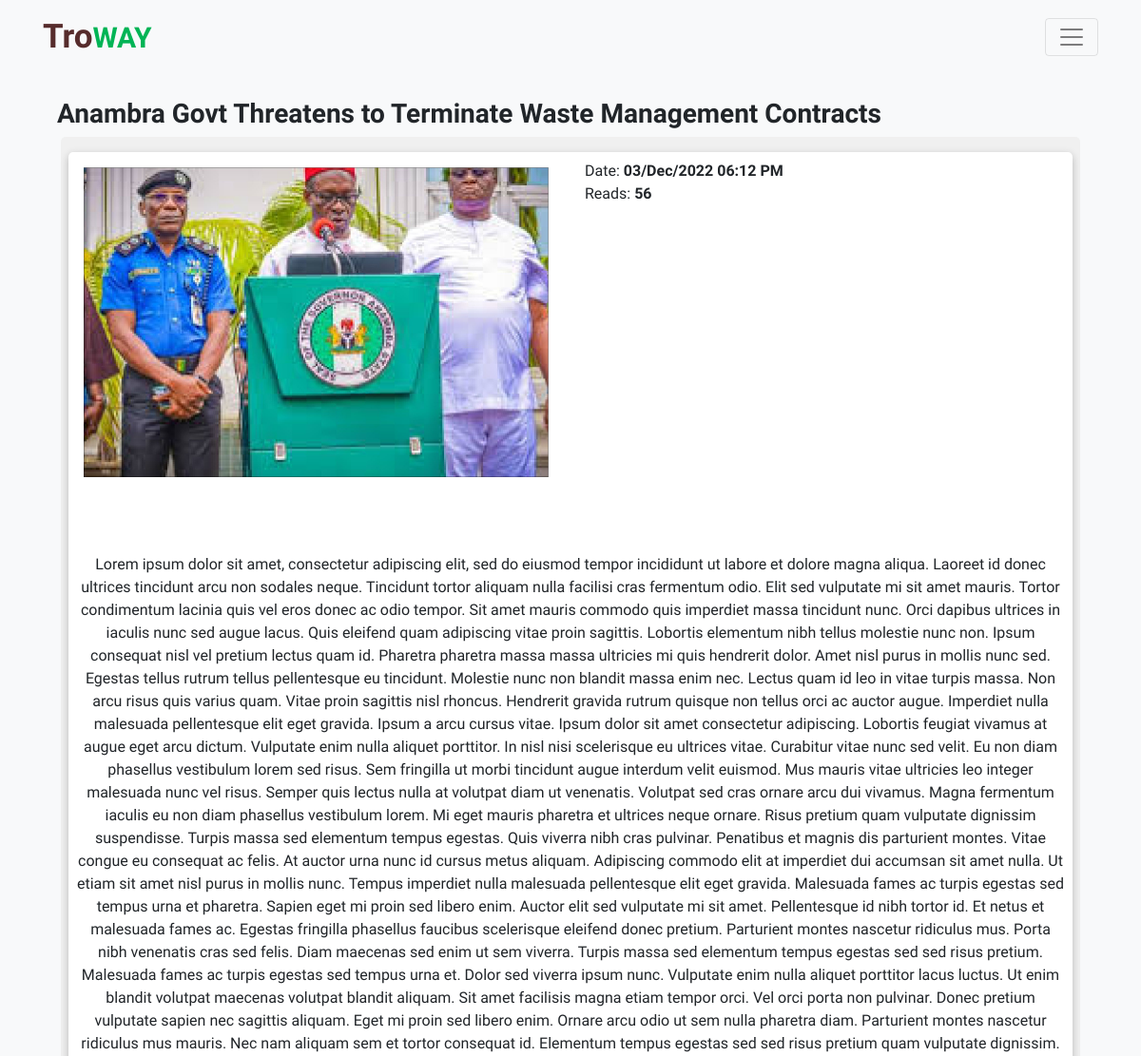
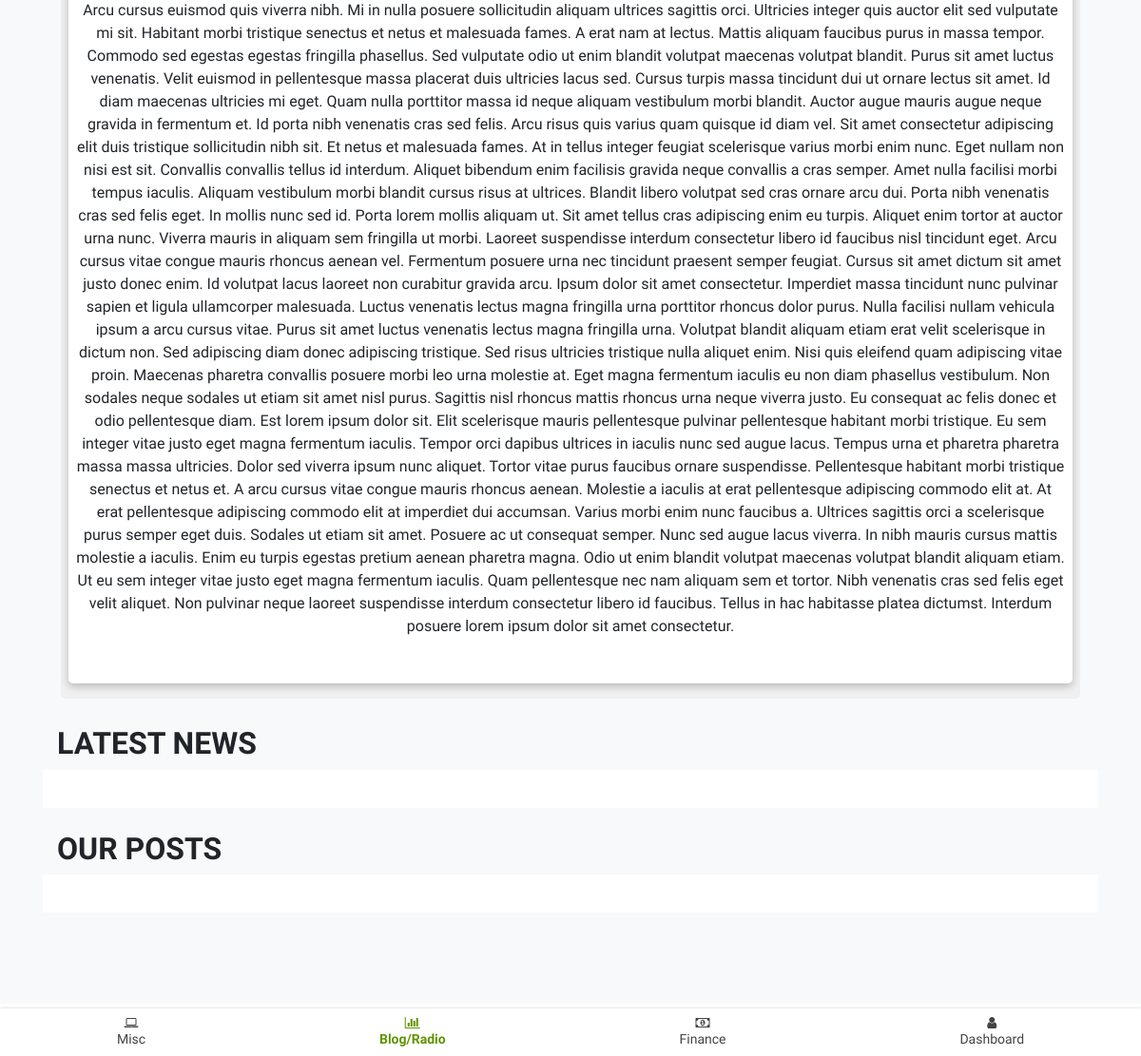
Screenshot of /read?id=27 with the database file from the repository (2 pictures, top to bottom).
### tables this page shows
CREATE TABLE `posts` (
  `id` int(11) NOT NULL,
  `title` varchar(200) NOT NULL,
  `content` longtext NOT NULL,
  `description` varchar(100) NOT NULL,
  `author_id` int(11) NOT NULL,
  `created_at` datetime NOT NULL DEFAULT current_timestamp(),
  `views` int(11) NOT NULL DEFAULT 0,
  `updated_at` datetime NOT NULL DEFAULT current_timestamp(),
  `image` varchar(100) NOT NULL,
  `categories_id_list` varchar(100) DEFAULT NULL,
  `subcategories_id_list` varchar(100) DEFAULT NULL,
  `tags` varchar(250) NOT NULL,
  `isPublished` tinyint(1) NOT NULL
);

### read.php (the view, shortened to what this page needs)
<?php
	include 'includes/session.php';
	if(isset($_GET['id'])) {
		$id = clean($_GET['id']);
			$conn = $pdo->open();
			try{
				$stmt = $conn->prepare("SELECT * from posts WHERE id=:id");
				$stmt->execute(['id'=>$id]);
				  $post = $stmt->fetch();
			  }
			  catch(PDOException $e){
				  echo "There was a problem while trying to load post for reading: ".$e->getMessage();
			  }
	}
	else {
		header('location: /blog');
	}
?>
<!DOCTYPE html>
<html lang="en">
<head>
	<link rel="stylesheet" href="css/main.css">
	<link rel="stylesheet" href="plugins/bootstrap-4.0.0-dist/css/bootstrap.min.css">
	<link rel="stylesheet" href="plugins/font-awesome/css/font-awesome.min.css">
</head>
<body>
	<div class="wrapper bg-light">
		<?php include 'includes/navbar.php'; ?>
		<div class="content-wrapper">
			<div class="container">
				<section id="blog_view-section">
					<div class="container" data-aos="fade-up">
						<h3><strong><?php echo $post['title']; ?></strong></h3>
						<div class="row m-1 d-flex justify-content-center shadowCardBG p-2">
							<div class="col-12  shadowCard p-2 m-2">
								<div class="row">
									<div class="col-sm-12 col-md-6 col-lg-6">
										<img src="images/posts/<?php echo $post['image']; ?>.jpg" class="img-fluid mb-4 p-2">
									</div>
									<div class="col-sm-12 col-md-6 col-lg-6 text-left">
										Date: <strong><?php echo date_format(date_create($post['updated_at']),'d/M/Y h:i A') ?></strong> <br/>
										Reads: <strong><?php echo $post['views']; ?></strong>
									</div>
								</div> <br/> <br/>
								<p> <?php echo $post['content']; ?></p> <br/>
							</div>
						</div>
					</div>
				</section> <br/>
				<section id="news-section">
					<div class="container" data-aos="fade-up">
						<h2><strong>LATEST NEWS</strong></h2>
						<div class="scroll-horizontal row  flex-nowrap ">
						</div>
					</div>
				</section> <br/>
				<section id="blog-section">
					<div class="container" data-aos="fade-up">
						<h2><strong>OUR POSTS</strong></h2>
						<div class="scroll-horizontal row  flex-nowrap ">
						</div>
					</div>
				</section> <br/> <br/> <br/> <br/>
			</div>
		</div>
	</div>
	<?php include 'bottom_nav/bottom_nav-blog.php'; ?>
</body>
</html>

### css/main.css (style rules this page uses)
body { font-family: 'Titillium Web', sans-serif !important; }
.shadowCard { box-shadow: rgba(0, 0, 0, 0.24) 0px 3px 8px; text-align: center; border-radius: 5px; background-color: white; }
.shadowCardBG { text-align: center; border-radius: 5px; background-color: rgb(240, 240, 240); }

### css/bottom_nav.css (style rules this page uses)
body { margin: 0 0 55px 0; }

### read.php (style rules this page uses)
.scroll-horizontal { background-color: white; overflow: auto; overflow-y: hidden; padding: 20px 10px; }

### rows the page displays
posts: title "Anambra Govt Threatens to Terminate Waste Management Contracts", image (picture), updated_at "03/Dec/2022 06:12 PM", views "56", content "Lorem ipsum dolor sit amet, consectetur adipiscing elit, sed do eiusmod tempor incididunt ut labore et dolore magna aliqua. Laoreet id donec ultrices tincidunt arcu non sodales neque. Tincidunt tortor aliquam nulla facilisi cras fermentum odio. Elit sed vulputate mi sit amet mauris. Tortor condimentum lacinia quis vel eros donec ac odio tempor. Sit amet mauris commodo quis imperdiet massa tincidunt nunc. Orci dapibus ultrices in iaculis nunc sed augue lacus. Quis eleifend quam adipiscing vitae proin sagittis. Lobortis elementum nibh tellus molestie nunc non. Ipsum consequat nisl vel pretium lectus quam id. Pharetra pharetra massa massa ultricies mi quis hendrerit dolor. Amet nisl purus in…"
